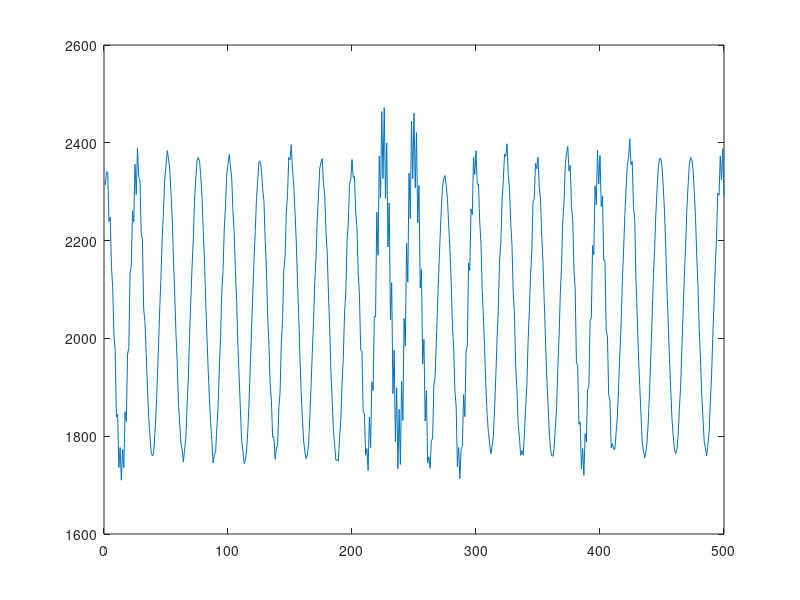

Write MATLAB code to recreate this figure.
clear all;
close all;
clc;

freqAmostragem = 500000  % frequencia de amostragem (PS_8 no Arduino)
freqSinal = 20000        % frequencia do sinal
numeroMaximoDeAmostras = 500;

periodoAmostragem = 1.0/freqAmostragem
periodoSinal = 1.0/freqSinal
pontosPorCiclo = periodoSinal/periodoAmostragem;
numeroDeCiclos = floor(numeroMaximoDeAmostras/pontosPorCiclo)
vetorTempos = 0:periodoAmostragem:periodoSinal*numeroDeCiclos;

seno = sin(2*pi*freqSinal*vetorTempos);
cosseno = cos(2*pi*freqSinal*vetorTempos);

E = [seno' cosseno' ones(length(vetorTempos),1)];
piE = pinv(E); % pseudo-inversa de E - pode ser calculada offline!!!

% gravamos a piE no STM32... a multiplicação a seguir é feita dentro do STM32,
% e está aqui apenas como demonstração de funcionamento.
%
% o arquivos frame.txt contém um conjunto de dados coletados pelo arduino


disp(['Usando ' num2str(length(vetorTempos)) ' pontos medidos:'])


dados = [2313
2340
2340
2239
2248
2147
2105
2009
1975
1839
1845
1736
1777
1710
1773
1736
1850
1830
1968
1981
2133
2149
2261
2238
2356
2294
2389
2331
2322
2216
2201
2060
2034
1970
1903
1841
1802
1768
1760
1764
1804
1851
1915
1988
2064
2130
2210
2260
2327
2353
2384
2368
2346
2299
2246
2164
2093
2013
1953
1871
1827
1787
1772
1747
1774
1796
1862
1919
2006
2076
2146
2203
2281
2326
2363
2370
2364
2333
2290
2222
2162
2077
2005
1937
1877
1828
1790
1745
1763
1768
1817
1861
1940
2002
2095
2139
2226
2272
2337
2356
2376
2351
2328
2259
2215
2136
2073
1985
1921
1854
1792
1770
1744
1751
1771
1812
1872
1944
2019
2094
2162
2219
2288
2325
2362
2361
2343
2303
2280
2199
2140
2045
1988
1907
1873
1798
1799
1753
1776
1780
1858
1890
1993
2035
2139
2165
2255
2294
2370
2365
2396
2345
2314
2260
2201
2119
2049
1962
1891
1837
1790
1768
1754
1762
1784
1841
1903
1972
2037
2116
2168
2246
2295
2348
2359
2368
2316
2293
2218
2175
2092
2022
1931
1874
1812
1782
1751
1752
1749
1799
1834
1907
1963
2052
2095
2199
2236
2315
2326
2366
2329
2331
2258
2226
2134
2090
1976
1974
1850
1847
1761
1775
1730
1839
1776
1911
1893
2045
2044
2258
2170
2373
2287
2464
2327
2472
2286
2400
2187
2277
2038
2114
1887
1976
1789
1899
1733
1855
1742
1912
1832
2041
1984
2194
2115
2338
2245
2444
2327
2461
2308
2421
2236
2313
2103
2142
1948
1998
1831
1893
1745
1758
1734
1792
1794
1904
1921
1995
2068
2136
2204
2263
2309
2327
2333
2312
2284
2230
2180
2112
2025
1979
1893
1861
1737
1777
1713
1774
1779
1885
1840
1974
1985
2154
2139
2265
2253
2371
2335
2384
2315
2315
2238
2195
2098
2042
1973
1900
1843
1808
1786
1764
1779
1801
1857
1925
2000
2062
2160
2194
2279
2322
2377
2372
2398
2337
2307
2237
2192
2095
2048
1944
1896
1826
1798
1761
1771
1761
1801
1858
1903
1992
2056
2130
2176
2280
2286
2358
2347
2371
2310
2286
2210
2158
2077
2001
1925
1871
1813
1775
1760
1759
1775
1818
1860
1938
2004
2093
2152
2240
2278
2355
2378
2393
2342
2354
2270
2242
2142
2098
1949
1945
1824
1829
1733
1775
1720
1805
1788
1896
1900
2036
2042
2190
2171
2312
2273
2384
2316
2374
2270
2291
2160
2159
2015
2006
1884
1874
1776
1785
1774
1773
1807
1841
1902
1967
2028
2113
2179
2251
2306
2354
2369
2408
2355
2362
2267
2245
2122
2048
1967
1906
1848
1789
1770
1756
1767
1790
1834
1894
1969
2040
2122
2180
2252
2304
2349
2368
2368
2352
2311
2260
2187
2104
2031
1962
1899
1837
1802
1774
1764
1773
1802
1855
1901
1977
2052
2126
2186
2262
2311
2354
2370
2366
2346
2302
2249
2170
2108
2019
1962
1887
1839
1790
1776
1760
1783
1808
1872
1925
2008
2076
2151
2210
2297
2293
2373
2324
2388
2292
];
plot(dados)


disp('')
disp('*******************************************************************')
disp('Primeiro modo')

% conta a ser feita no arduino, com os dados coletados :
resp = piE*dados(1:length(vetorTempos));
R(1) = sqrt(resp(1)^2+resp(2)^2); %Amplitude
R(2) = atan(resp(2)/resp(1)); %Fase
R(3) = resp(3); %Offset
R(4) = length(vetorTempos); %N amostras
R

disp(['Amplitude do sinal: ' num2str(R(1))]);
disp(['Fase do sinal: ' num2str(R(2))]);
disp(['Offset do sinal: ' num2str(R(3))]);
disp(['Número de pontos utilizados: ' num2str(R(4)) ])


% este é um modo mais simples de fazer a mesma coisa no arduino ou STM32
disp('')
disp('*******************************************************************')
disp('Segundo modo')

piEvec = reshape(piE',1,length(vetorTempos)*3);
valorseno = 0;
valorcosseno = 0;
for i = 1:length(vetorTempos)
    valorseno = valorseno + dados(i)*(piEvec(i));
    valorcosseno = valorcosseno + dados(i)*(piEvec(i+length(vetorTempos)));
end
valorseno
valorcosseno
disp('Com o valorseno e valorcosseno, conseguimos calcular a amplitude e a fase:')
amplitude = sqrt(valorseno*valorseno + valorcosseno*valorcosseno)
fase = atan(valorcosseno/valorseno)






